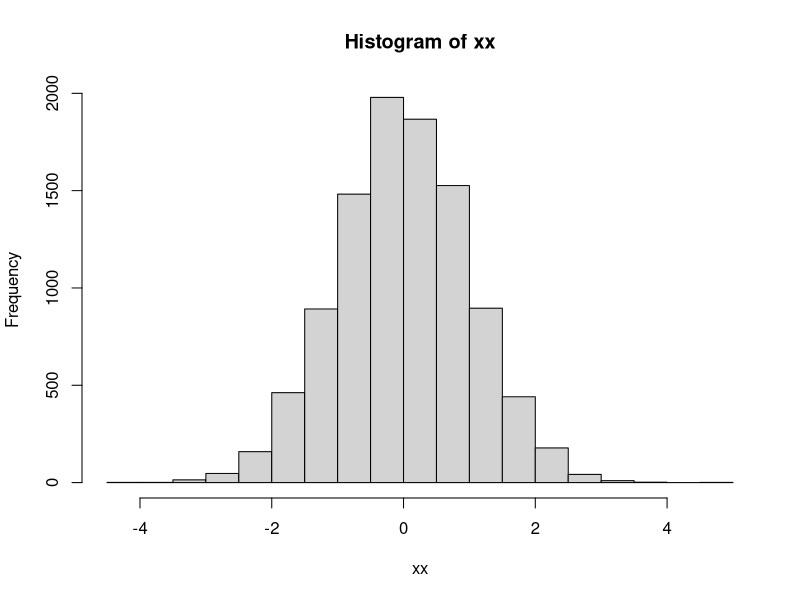

The R source for this figure: (Note: this script raises an error after producing the figure.)
# question 1
rm(list=ls())   # remove all existing variables

?rnorm  # tells your how to use this function
?hist

xx <- rnorm(10000)  # generate 10000 standard normal random samples
hist(xx)            # draw a histogram for vector xx

??basicStats
basicStats  

basicStats(xx)

# question 2
    #Three ways to create vector
v1 <- seq(-10, 10, by = 0.1) 
v2 <- rep(c('0', '1', '2'), 3)
v1
v2
    #Expilict coercion
v2num <- as.numeric(v2)
v2NA <- as.logical(v2)
v2logical <- as.logical(v2num)
v2num
v2NA
v2logical
    #Matrix and list
m2 <- matrix( v2num, nrow = 3, ncol = 3, byrow = T )
m2
solve(m2)
m2[1, 1] = 1
m2[2, 2] = 2
m2
solve(m2)
myFirstList <- list(char = v2, integer = v2num, NAs = v2NA, bool = v2logical , mat = m2)
myFirstList[4]
myFirstList$bool
#question 3
    # Fibonacci with repeat
a <- 0
b <- 1
MAX = 1000
repeat 
{
    print (a)
    if (a > MAX)
        {
            break
        }
    tmp <- a
    a <- b
    b <- tmp + b
}

